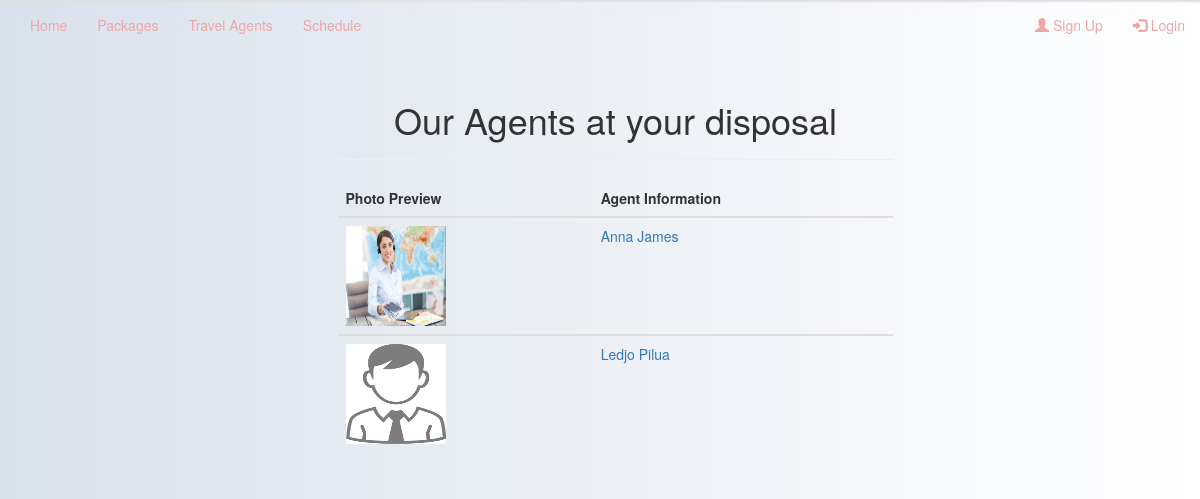
The page /agentlist.php on the database its author committed.
### tables this page shows
CREATE TABLE `agent` (
  `agentid` int(11) NOT NULL,
  `agentname` varchar(255) NOT NULL,
  `agentjoined` varchar(255) NOT NULL,
  `agentmobile` int(20) NOT NULL,
  `agentlocation` varchar(30) NOT NULL,
  `agentemail` varchar(255) NOT NULL,
  `agentpic` varchar(30) NOT NULL,
  `agentavailability` int(11) NOT NULL
);

### agentlist.php (the view, shortened to what this page needs)
<?php
    $connection= mysqli_connect("localhost","root","","brontetravelagency");
    $sql= "SELECT * FROM `agent`";
    $res=mysqli_query($connection,$sql);
?>
<!DOCTYPE html>
<html lang="en">
<head>
    <link rel="stylesheet" href="https://maxcdn.bootstrapcdn.com/bootstrap/3.3.7/css/bootstrap.min.css">
    <link rel="stylesheet" href="animate.css">
    <link rel="stylesheet" href="style.css">
</head>
<body >
   <div  id="myDiv">
   <?php include 'navbar.php'; ?>
   <br><br><br>
   <div class="container">
      <?php
        if(mysqli_num_rows($res)>0){ ?>
      <div class="container">
         <div class="row">
             <div class="col-md-3"></div>
             <div class="col-md-6">
                 <div class="page-header">
                    <h1 class="animated tada" style="text-align: center;">Our Agents at your disposal</h1>
                  </div>
                  <table class="table foo">
                    <thead>
                        <th>Photo Preview</th>
                        <th>Agent Information</th>
                    </thead>
                    <?php while($row=mysqli_fetch_assoc($res)) {  ?>
                    <tbody>
                        <tr>
                            <td><img height="100px" width="100px" src="agentphotos/<?php echo $row["agentpic"]; ?>" alt="dp"></td>
                            <td><a href="agentprofile.php?agentid=<?php echo $row["agentid"]; ?>"> <?php echo $row["agentname"] ?></a></td>
                        </tr>
                    </tbody>
                <?php } }?>
                </table>
             </div>
             <div class="col-md-3"></div>
         </div>
      </div>
   </div>
    </div>
</body>
</html>

### agentlist.php (style rules this page uses)
body { background-image: url('blur.jpg'); background-repeat: no-repeat; background-attachment: fixed; background-size: 100% 100%; }

### rows shown on the page
agent: agentpic (picture), agentname "Anna James"
agent: agentpic (picture), agentname "Ledjo Pilua"
